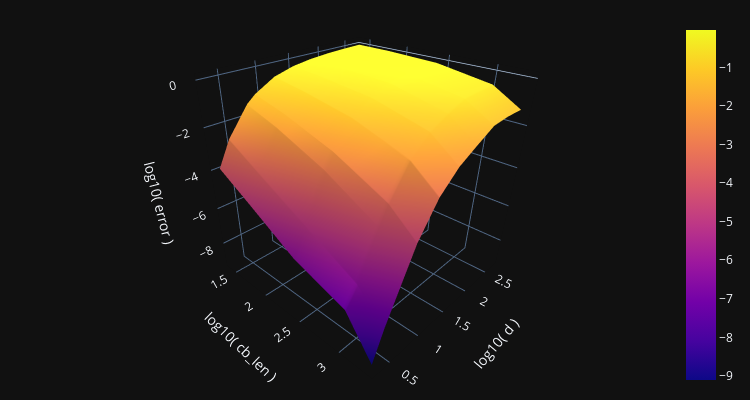

Write notebook code for a chart like this one.
### Markdown cell above
Here's the same thing but with a logarithm axis for the error:

### Code cell
#| code-fold: true
#| code-summary: "Show the code"
#| label: fig-rvq-error-surfacea-logz
#| fig-cap: "(Interactive) Surface plot of reconstruction error for 4 codebooks with various data dimensions and codebook lengths. (Logarithmic z-axis)"
camera=dict( up=dict(x=0, y=0, z=1), center=dict(x=-0.15, y=0, z=-0.2), eye=dict(x=1.2, y=-1.4, z=1))
fig = plot_results(results, d_choices, cb_lengths, K_choices, log_xy=True, log_z=True, camera=camera)
fig.show()

### Figure 1 — Plotly figure (JSON) as saved in the notebook; plotly's stock layout.template omitted (floating-point values rounded to 4 significant figures)
{"data": [{"type": "surface", "x": [[1.398, 1.806, 2.408, 3.01, 3.311], [1.398, 1.806, 2.408, 3.01, 3.311], [1.398, 1.806, 2.408, 3.01, 3.311], [1.398, 1.806, 2.408, 3.01, 3.311], [1.398, 1.806, 2.408, 3.01, 3.311], [1.398, 1.806, 2.408, 3.01, 3.311], [1.398, 1.806, 2.408, 3.01, 3.311], [1.398, 1.806, 2.408, 3.01, 3.311], [1.398, 1.806, 2.408, 3.01, 3.311], [1.398, 1.806, 2.408, 3.01, 3.311]], "y": [[0.301, 0.301, 0.301, 0.301, 0.301], [0.4771, 0.4771, 0.4771, 0.4771, 0.4771], [0.7782, 0.7782, 0.7782, 0.7782, 0.7782], [0.9031, 0.9031, 0.9031, 0.9031, 0.9031], [1.204, 1.204, 1.204, 1.204, 1.204], [1.505, 1.505, 1.505, 1.505, 1.505], [1.806, 1.806, 1.806, 1.806, 1.806], [2.107, 2.107, 2.107, 2.107, 2.107], [2.408, 2.408, 2.408, 2.408, 2.408], [2.709, 2.709, 2.709, 2.709, 2.709]], "z": [[-3.923, -4.885, -6.347, -7.215, -9.107], [-2.738, -3.667, -5.02, -6.342, -7.608], [-1.426, -1.956, -2.945, -4.297, -5.439], [-1.087, -1.495, -2.283, -3.457, -4.551], [-0.5518, -0.7897, -1.253, -2.089, -3.117], [-0.2904, -0.4251, -0.6988, -1.332, -2.294], [-0.1563, -0.2344, -0.3423, -0.9194, -1.812], [-0.08613, -0.129, -0.1845, -0.6042, -1.359], [-0.05028, -0.07621, -0.1565, -0.5577, -1.285], [-0.02996, -0.04082, -0.134, -0.5395, -1.299]]}], "layout": {"autosize": false, "height": 400, "margin": {"b": 10, "l": 20, "pad": 4, "r": 20, "t": 20}, "scene": {"camera": {"center": {"x": -0.15, "y": 0, "z": -0.2}, "eye": {"x": 1.2, "y": -1.4, "z": 1}, "up": {"x": 0, "y": 0, "z": 1}}, "xaxis": {"title": {"text": "log10( cb_len )"}}, "yaxis": {"title": {"text": "log10( d )"}}, "zaxis": {"title": {"text": "log10( error )"}}}, "width": 750}}
